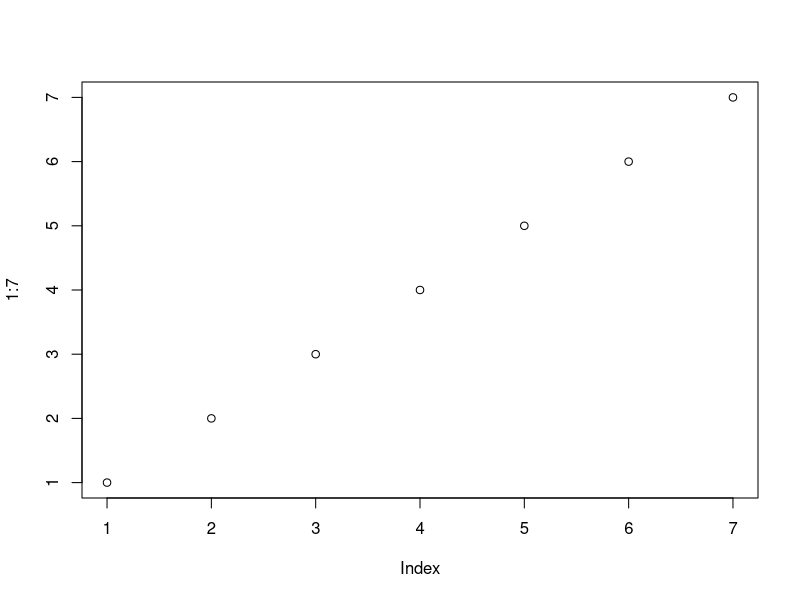

R code for this plot:
# "Welcome to the R world of data analytics!"
# 43 + 40
# plot(1:10)
# 
# name <- "Sponge Bob"
# print(name) # print the value of the name variable
# 
# text1 <- "R is"
# text2 <- "awesome"
# paste(text1, text2)
# 
# num1 <- 5
# num2 <- 10
# num1 + num2
# 
# num <- 5
# text <- "Some text"
# num + text 

# library(tidyverse)
# library(dplyr)
# library(ggplot2)
# "Hello World!"
# 5+5
# plot(1:15)

# name <- "john"
# age <- 40
# 
# paste(name, "atest")
# 
# age + 6

# var1 <- var2 <- var3 <- "test"
# var1
# var2
# var3
# 
# myvar <- "test"
# my_var <- "test"
# myVar <- "test"
# MYVAR <- "test"
# myvar2 <- "test"
# .myvar <- "test"
# 
# varNumeric <- 12.4
# varInteger <- 44L
# varComplex <- 9 + 3i
# varChararter <- "test"
# varLogical <- TRUE
# 
# # check datatype 
# class(varNumeric)
# class(varInteger)
# class(varComplex)
# class(varChararter)
# class(varLogical)


# # Type conversion
# x <- 1L
# y <- 2
# 
# a <- as.numeric(x)
# b <- as.integer(y)
# 
# x
# y
# 
# class(a)
# class(b)


# # Build in math
# max(5, 13, 3)
# min(5, 13, 3)
# sqrt(16)
# abs(-4.5)
# ceiling(1.4)
# floor(1.4)
# 
# str <- "Lorem ipsum dolor sit amet,
# consectetur adipiscing elit,
# sed do eiusmod tempor incididunt
# ut labore et dolore magna aliqua."
# 
# str # print the value of str 
# cat(str)
# 
# str <- 'helowrold'
# nchar(str)
# grepl("h", str)
# grepl("wrold", str)
# grepl("x", str)
# 
# 
# 10 > 9
# 10 == 9
# 10 < 9
# 
# my_var <- 3
# my_var <<- 3
# 3 -> my_var
# 3 ->> my_var
# my_var # print my_var 

# a <- 200
# b <- 33
# c <- 500
# 
# if (a > b & c > a) {
#     print("Both conditions are true")
# } 
# 
# a <- 200
# b <- 33
# c <- 500
# 
# if (a > b | a > c) {
#     print("At least one of the conditions is true")
# } 
# 
# i <- 1
# while (i < 6) {
#     print(i)
#     i <- i + 1
#     if (i == 4) {
#         break
#     }
# }
# 
# 
# i <- 1
# while (i < 6) {
#     i <- i + 1
#     if (i == 3) {
#         next
#     }
#     print(i)
# }
# 
# 
# dice <- 1
# while (dice <= 6) {
#     if (dice < 6) {
#         print("No Yahtzee")
#     } else {
#         print("Yahtzee!")
#     }
#     dice <- dice + 1
# } 
# 
# for (x in 1:10) {
#     print(x)
# }
# 
# fruits <- list("apple", "banana", "cherry")
# for (x in fruits) {
#     if (x == "cherry"){
#         break
#     }
#     print(x)
# } 
# 
# dice <- c(1, 2, 3, 4, 5, 6)
# for (x in dice) {
#     print(x)
# }
# 
# 
# adj <- list("red", "big", "tasty")
# fruits <- list("apple", "banana", "cherry")
# for (x in adj) {
#     for (y in fruits) {
#         print(paste(x, y))
#     }
# }

# my_function <- function () {
#     print("funcion here")
# }
# my_function()


# Nested_function <- function (x, y) {
#     a <- x + y
#     return (a)
# }
# Nested_function(Nested_function(2,2), Nested_function(3,3))


# Recursion function
# tri_recursion <- function (k) {
#     if (k > 0) {
#         result <- k + tri_recursion(k - 1)
#         print(result)
#     } else {
#         result = 0
#         return (result)
#     }
# }
# tri_recursion(6)


txt <- "global variable"
my_function <- function() {
    txt = "fantastic"
    paste("R is", txt)
}
my_function()
txt # print txt 


my_function <- function() {
    txt <<- "fantastic"
    paste("R is", txt)
}
my_function()
print(txt) 

plot(1:7)

install.packages(c('R6', 'jsonlite'))